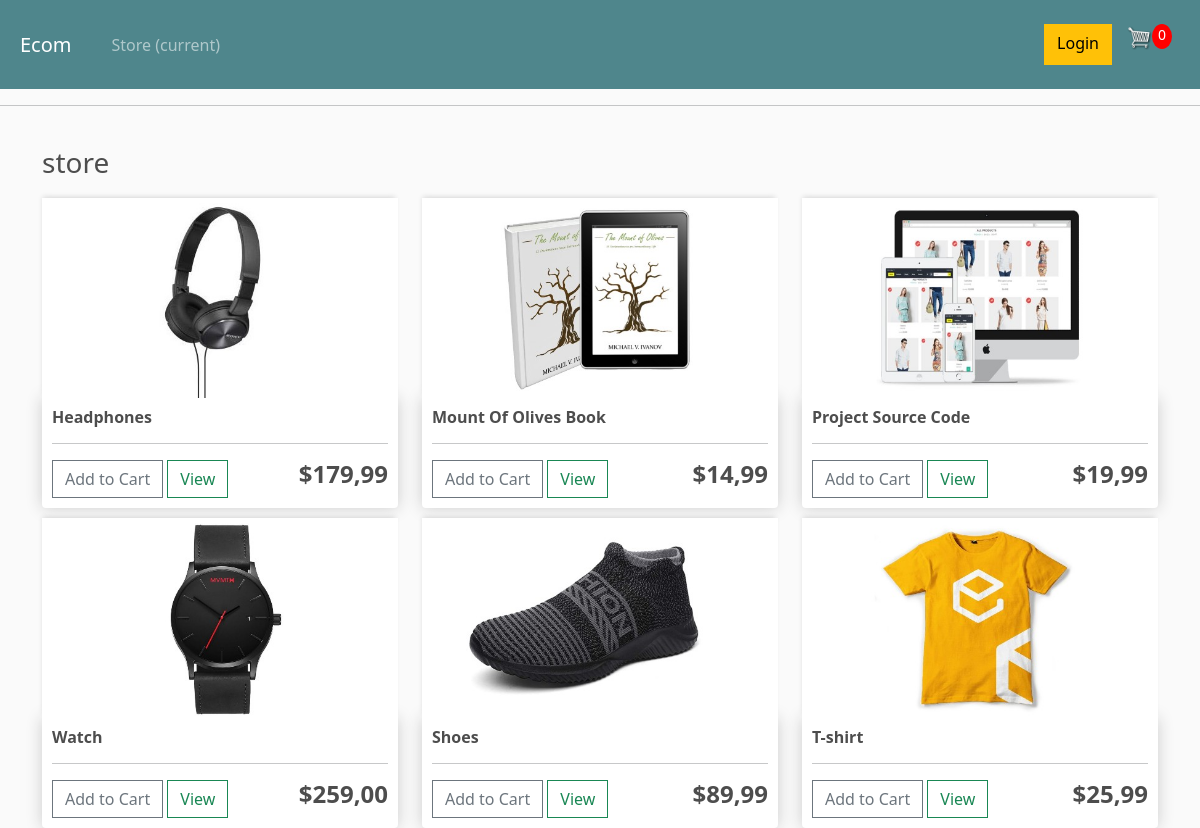
The page / on the database its author committed.
### store/models.py (models this page shows, shortened)
class Product(models.Model):
	name = models.CharField(max_length=200)
	price = models.DecimalField(max_digits=7, decimal_places=2)
	digital = models.BooleanField(default=False, null=True, blank=True)
	image = models.ImageField(null=True, blank=True)

### store/views.py (the view)
# urls.py: path('', include('store.urls')),
def store(request):
	data = cartData(request)
	cartItems = data['cartItems']
	order = data['order']
	items = data['items']
	products = Product.objects.all()
	context = {'products':products, 'cartItems':cartItems}
	return render(request, 'store/store.html', context)

### store/utils.py (called while the page is built, shortened)
def cookieCart(request):
	try:
		cart = json.loads(request.COOKIES['cart'])
	except:
		cart = {}
		print('CART:', cart)
	items = []
	order = {'get_cart_total':0, 'get_cart_items':0, 'shipping':False}
	cartItems = order['get_cart_items']
	return {'cartItems':cartItems ,'order':order, 'items':items}

def cartData(request):
	if request.user.is_authenticated:
		customer = request.user.customer
		order, created = Order.objects.get_or_create(customer=customer, complete=False)
		items = order.orderitem_set.all()
		cartItems = order.get_cart_items
	else:
		cookieData = cookieCart(request)
		cartItems = cookieData['cartItems']
		order = cookieData['order']
		items = cookieData['items']
	return {'cartItems':cartItems ,'order':order, 'items':items}

### store/templates/store/store.html
{% extends "store/main.html" %}
{% load static %}
{% block content %}
<h3>store</h3>
<div class="row">
	{% for product in products %}
	<div class="col-lg-4">
		<img class="thumbnail" src="{{product.image.url}}" alt="">
		<div class="box-element product">
			<h6><strong>{{product.name}}</strong></h6>
			<hr>
			<button data-product="{{product.id}}" data-action="add" class="btn btn-outline-secondary add-btn update-cart">Add to Cart</button>
			<a class="btn btn-outline-success" href="#">View</a>
			<h4 style="display: inline-block; float: right"><strong>${{product.price|floatformat:2}}</strong></h4>
		</div>
	</div>
	{% endfor %}
</div>
{% endblock %}

### ecommerce/static/css/main.css (style rules this page uses)
body { background-color: hsl(0, 0%, 98%); }
h1,h2,h3,h4,h5,h6 { color:hsl(0, 0%, 30%); }
.box-element { box-shadow:hsl(0, 0%, 80%) 0 0 16px; background-color: #fff; border-radius: 4px; padding: 10px; }
.thumbnail { width: 100%; height: 200px; -webkit-box-shadow: -1px -3px 5px -2px rgba(214,214,214,1); -moz-box-shadow: -1px -3px 5px -2px rgba(214,214,214,1); box-shadow: -1px -3px 5px -2px rgba(214,214,214,1); }
.product { border-radius: 0 0 4px 4px; }
.col-lg-4, .col-lg-6, .col-lg-8, .col-lg-12 { margin-top: 10px; }
.btn { border-radius: 0; }

### rows shown on the page
Product: image (picture), name "Headphones", price "179,99"
Product: image (picture), name "Mount Of Olives Book", price "14,99"
Product: image (picture), name "Project Source Code", price "19,99"
Product: image (picture), name "Watch", price "259,00"
Product: image (picture), name "Shoes", price "89,99"
Product: image (picture), name "T-shirt", price "25,99"

### other values the page prints
{{ cartItems }} "0"
